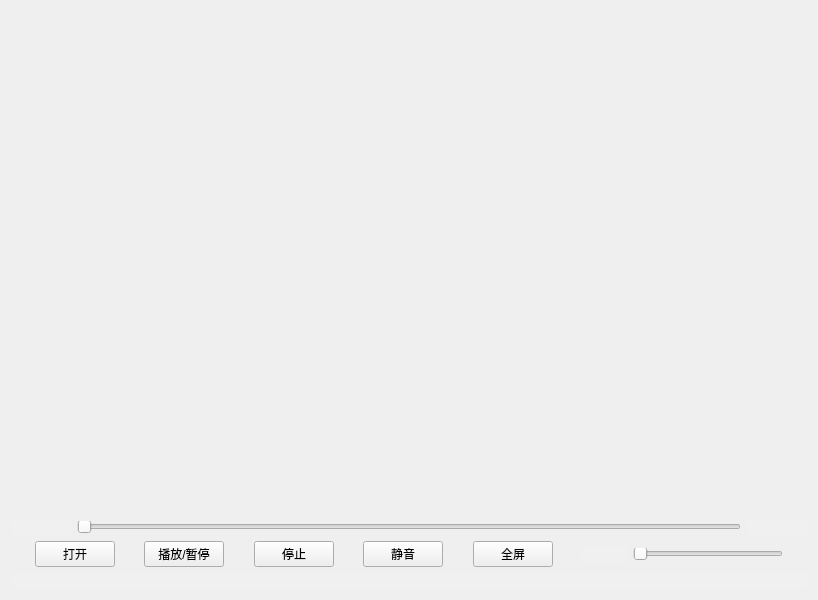
<?xml version="1.0" encoding="UTF-8"?>
<ui version="4.0">
 <class>VlcPlayer</class>
 <widget class="QWidget" name="VlcPlayer">
  <property name="geometry">
   <rect>
    <x>0</x>
    <y>0</y>
    <width>818</width>
    <height>600</height>
   </rect>
  </property>
  <property name="windowTitle">
   <string>VlcPlayer</string>
  </property>
  <layout class="QVBoxLayout" name="verticalLayout">
   <item>
    <layout class="QHBoxLayout" name="horizontalLayout">
     <item>
      <widget class="QWidget" name="widget" native="true">
       <property name="sizePolicy">
        <sizepolicy hsizetype="Expanding" vsizetype="Expanding">
         <horstretch>0</horstretch>
         <verstretch>0</verstretch>
        </sizepolicy>
       </property>
      </widget>
     </item>
    </layout>
   </item>
   <item>
    <layout class="QHBoxLayout" name="horizontalLayout_2">
     <item>
      <widget class="QLineEdit" name="lineEdit">
       <property name="sizePolicy">
        <sizepolicy hsizetype="Fixed" vsizetype="Fixed">
         <horstretch>0</horstretch>
         <verstretch>0</verstretch>
        </sizepolicy>
       </property>
       <property name="minimumSize">
        <size>
         <width>60</width>
         <height>0</height>
        </size>
       </property>
       <property name="maximumSize">
        <size>
         <width>60</width>
         <height>16777215</height>
        </size>
       </property>
       <property name="styleSheet">
        <string notr="true">background-color: rgb(240, 240, 240);</string>
       </property>
       <property name="frame">
        <bool>false</bool>
       </property>
       <property name="alignment">
        <set>Qt::AlignRight|Qt::AlignTrailing|Qt::AlignVCenter</set>
       </property>
       <property name="readOnly">
        <bool>true</bool>
       </property>
      </widget>
     </item>
     <item>
      <widget class="QSlider" name="horizontalSlider">
       <property name="sizePolicy">
        <sizepolicy hsizetype="Expanding" vsizetype="Fixed">
         <horstretch>0</horstretch>
         <verstretch>0</verstretch>
        </sizepolicy>
       </property>
       <property name="minimumSize">
        <size>
         <width>0</width>
         <height>12</height>
        </size>
       </property>
       <property name="maximumSize">
        <size>
         <width>16777215</width>
         <height>12</height>
        </size>
       </property>
       <property name="pageStep">
        <number>1</number>
       </property>
       <property name="orientation">
        <enum>Qt::Horizontal</enum>
       </property>
      </widget>
     </item>
     <item>
      <widget class="QLineEdit" name="lineEdit_2">
       <property name="sizePolicy">
        <sizepolicy hsizetype="Fixed" vsizetype="Fixed">
         <horstretch>0</horstretch>
         <verstretch>0</verstretch>
        </sizepolicy>
       </property>
       <property name="minimumSize">
        <size>
         <width>60</width>
         <height>0</height>
        </size>
       </property>
       <property name="maximumSize">
        <size>
         <width>60</width>
         <height>16777215</height>
        </size>
       </property>
       <property name="styleSheet">
        <string notr="true">background-color: rgb(240, 240, 240);</string>
       </property>
       <property name="frame">
        <bool>false</bool>
       </property>
       <property name="readOnly">
        <bool>true</bool>
       </property>
      </widget>
     </item>
    </layout>
   </item>
   <item>
    <layout class="QHBoxLayout" name="horizontalLayout_3">
     <item>
      <spacer name="horizontalSpacer_6">
       <property name="orientation">
        <enum>Qt::Horizontal</enum>
       </property>
       <property name="sizeHint" stdset="0">
        <size>
         <width>40</width>
         <height>20</height>
        </size>
       </property>
      </spacer>
     </item>
     <item>
      <widget class="QPushButton" name="local">
       <property name="text">
        <string>打开</string>
       </property>
      </widget>
     </item>
     <item>
      <spacer name="horizontalSpacer">
       <property name="orientation">
        <enum>Qt::Horizontal</enum>
       </property>
       <property name="sizeHint" stdset="0">
        <size>
         <width>40</width>
         <height>20</height>
        </size>
       </property>
      </spacer>
     </item>
     <item>
      <widget class="QPushButton" name="playorpause">
       <property name="text">
        <string>播放/暂停</string>
       </property>
      </widget>
     </item>
     <item>
      <spacer name="horizontalSpacer_2">
       <property name="orientation">
        <enum>Qt::Horizontal</enum>
       </property>
       <property name="sizeHint" stdset="0">
        <size>
         <width>40</width>
         <height>20</height>
        </size>
       </property>
      </spacer>
     </item>
     <item>
      <widget class="QPushButton" name="stop">
       <property name="text">
        <string>停止</string>
       </property>
      </widget>
     </item>
     <item>
      <spacer name="horizontalSpacer_3">
       <property name="orientation">
        <enum>Qt::Horizontal</enum>
       </property>
       <property name="sizeHint" stdset="0">
        <size>
         <width>40</width>
         <height>20</height>
        </size>
       </property>
      </spacer>
     </item>
     <item>
      <widget class="QPushButton" name="mute">
       <property name="text">
        <string>静音</string>
       </property>
      </widget>
     </item>
     <item>
      <spacer name="horizontalSpacer_4">
       <property name="orientation">
        <enum>Qt::Horizontal</enum>
       </property>
       <property name="sizeHint" stdset="0">
        <size>
         <width>40</width>
         <height>20</height>
        </size>
       </property>
      </spacer>
     </item>
     <item>
      <widget class="QPushButton" name="fullscreen">
       <property name="text">
        <string>全屏</string>
       </property>
      </widget>
     </item>
     <item>
      <spacer name="horizontalSpacer_7">
       <property name="orientation">
        <enum>Qt::Horizontal</enum>
       </property>
       <property name="sizeHint" stdset="0">
        <size>
         <width>40</width>
         <height>20</height>
        </size>
       </property>
      </spacer>
     </item>
     <item>
      <widget class="QLineEdit" name="lineEdit_3">
       <property name="sizePolicy">
        <sizepolicy hsizetype="Minimum" vsizetype="Fixed">
         <horstretch>0</horstretch>
         <verstretch>0</verstretch>
        </sizepolicy>
       </property>
       <property name="minimumSize">
        <size>
         <width>45</width>
         <height>0</height>
        </size>
       </property>
       <property name="maximumSize">
        <size>
         <width>30</width>
         <height>16777215</height>
        </size>
       </property>
       <property name="styleSheet">
        <string notr="true">background-color: rgb(240, 240, 240);</string>
       </property>
       <property name="frame">
        <bool>false</bool>
       </property>
       <property name="readOnly">
        <bool>true</bool>
       </property>
      </widget>
     </item>
     <item>
      <widget class="QSlider" name="horizontalSlider_2">
       <property name="minimumSize">
        <size>
         <width>150</width>
         <height>12</height>
        </size>
       </property>
       <property name="maximumSize">
        <size>
         <width>150</width>
         <height>12</height>
        </size>
       </property>
       <property name="pageStep">
        <number>10</number>
       </property>
       <property name="orientation">
        <enum>Qt::Horizontal</enum>
       </property>
      </widget>
     </item>
     <item>
      <spacer name="horizontalSpacer_5">
       <property name="orientation">
        <enum>Qt::Horizontal</enum>
       </property>
       <property name="sizeHint" stdset="0">
        <size>
         <width>40</width>
         <height>20</height>
        </size>
       </property>
      </spacer>
     </item>
    </layout>
   </item>
   <item>
    <widget class="QLineEdit" name="lineEdit_4">
     <property name="styleSheet">
      <string notr="true">background-color: rgb(240, 240, 240);</string>
     </property>
     <property name="frame">
      <bool>false</bool>
     </property>
     <property name="readOnly">
      <bool>true</bool>
     </property>
    </widget>
   </item>
  </layout>
 </widget>
 <resources/>
 <connections/>
</ui>
